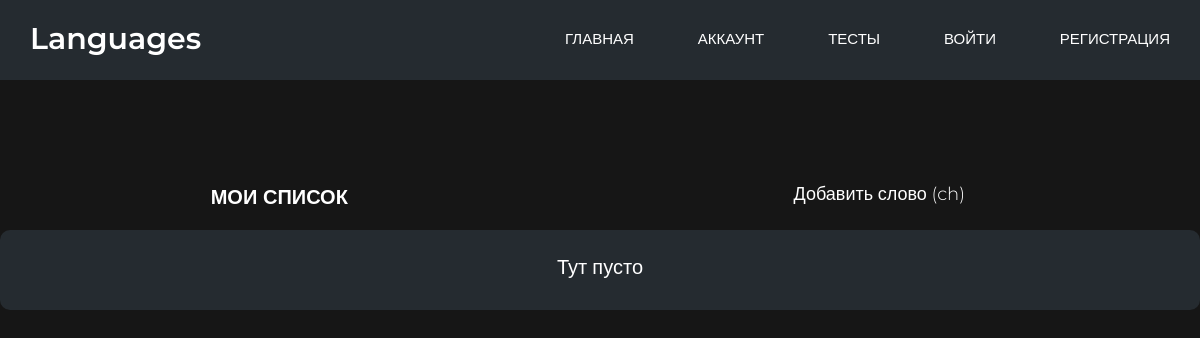
Page /chCards on the earlier database version.
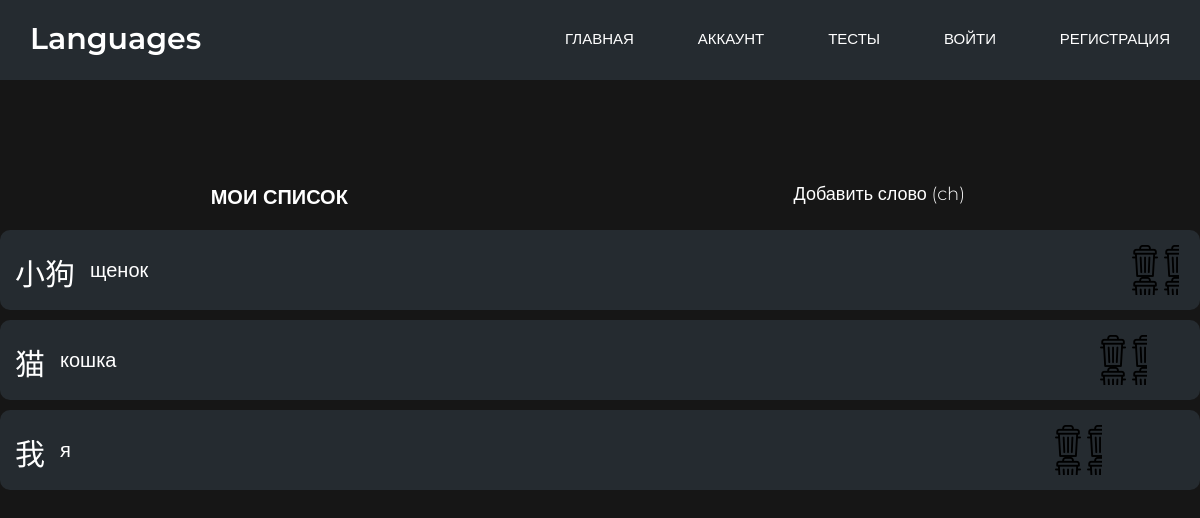
Same page on the later database version.
### main/models.py (models this page shows, shortened)
class Card(models.Model):
    word = models.CharField('Слово', max_length=20)
    description = models.TextField('Перевод', max_length=70)

### main/views.py (the view)
# urls.py: path('chCards', views.chCards),
def chCards(reguest):
    cards = Card.objects.order_by('-id')
    return render(reguest, 'main/chCards.html', {'cards': cards})

### main/templates/main/chCards.html (shortened to what this page needs)
<!DOCTYPE html>
<html lang="en">
<head>
    {% load static %}
    <link rel="stylesheet" href="{% static 'main/css/chCards.css' %}">
</head>
<body>
<header class="header">
    <div class="contanier">
        <div class="header__inner">
            <div class="name">Languages</div>
            <nav class="nav">
                <a class="nav__link" href="/">Главная</a>
                <a class="nav__link" href="#">Аккаунт</a>
                <a class="nav__link" href="/pickTest">Тесты</a>
                <a class="nav__link" href="#">Войти</a>
                <a class="nav__link" href="#">Регистрация</a>
            </nav>
        </div>
    </div>
</header>
<div class="wrapper">
    <div class="title">
        <h4 class="myWords">МОИ СПИСОК</h4>
        <div class="createNewCard">
            <a class="createNewCardLink" href="/createChCard"><h4 class="textCreate">Добавить слово (ch)</h4></a>
        </div>
    </div>
    {% if cards %}
    {% for el in cards %}
    <div class="card">
         <div class="cardWrapper">
            <p class="word">
                {{ el.word }}
            </p>
            <p class="description">
                {{ el.description }}
            </p>
            <div class="deleteWord">
                <button class="deleteWordBtn" ></button>
            </div>
        </div>
    </div>
    {% endfor %}
    {% else %}
    <div class="noCards">
        <p class="noCardsText">Тут пусто</p>
    </div>
    {% endif %}
</div>
</body>

### main/static/main/css/chCards.css (style rules this page uses)
body { background: rgb(22, 22, 22); font-family: 'Montserrat', sans-serif; font-size: 15px; margin: 0; }
h1, h2, h3, h4, h5, h6 { margin: 0; color: white; }
.header { position: absolute; width: 100%; height: 60px; top: 0; left: 0; right: 0; z-index: 1400; background-color: rgb(37, 43, 48); padding-top: 20px; }
.contanier { width: 100%; max-width: 1400px; margin: 0 auto; }
.header__inner { display: flex; justify-content: space-between; align-items: center; }
.name { font-size: 30px; font-weight: 600; color: white; margin-left: 30px; }
.nav { font-size: 15px; text-transform: uppercase; }
.nav__link { display: inline-block; margin:0 30px; color: white; text-decoration: none; transition: color .2s linear; }
.wrapper { margin: auto; margin-top: 160px; }
.cardWrapper { display: flex; flex-direction: row; padding-top: 5px; }
.title { display: flex; justify-content: center; margin: auto; height: 20px; margin-bottom:30px; border-radius: 10px; color: white; padding-top: 10px; padding-bottom: 10px; text-align: center; font-size: 20px; font-weight: 600; }
.card { margin: auto; margin-bottom: 10px; border-radius: 10px; width: 1200px; color: white; height: 80px; background-color: rgb(37, 43, 48); }
.word { margin: auto; font-size: 30px; font-weight: 400; margin-left: 15px; margin-right: 10px; margin-top: 15px; }
.description { margin: auto; font-size: 20px; font-weight: 300; margin-left: 5px; margin-top: 23px; margin-bottom: 5px; margin-right: 980px; }
.createNewCard { margin: auto; }
.createNewCardLink { display: inline-block; height: 50px; text-decoration: none; color: white; width: 220px; }
.textCreate { margin-top: 13px; font-weight: 300; font-size: 18px; }
.myWords { margin: auto; margin-top: 15px; }
.deleteWord { display: block; text-decoration: none; text-align: right; justify-content: center; margin-left: 1px; margin-right: 15px; margin-top: 10px; }
.deleteWordBtn { height: 50px; width: 50px; background-color: rgb(37, 43, 48); border: none; background-image: url(static/main/images/free-icon-rubbish-bin-1483063.png); }

Differences in the rows shown:
added Card: word "小狗", description "щенок"
added Card: word "猫", description "кошка"
added Card: word "我", description "я"
Other differences:
text no longer shown: "Тут пусто"
